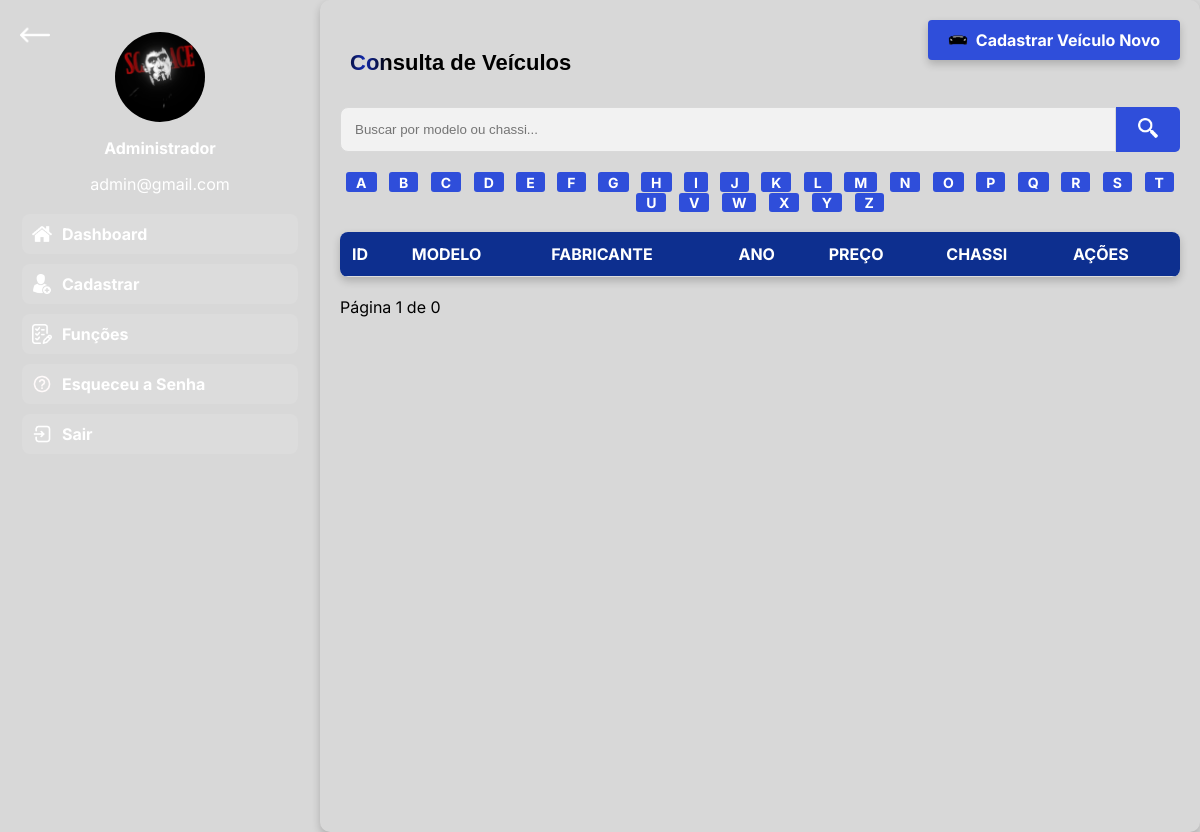
Page /php/consultar_veiculos.php (signed in) on the earlier database version.
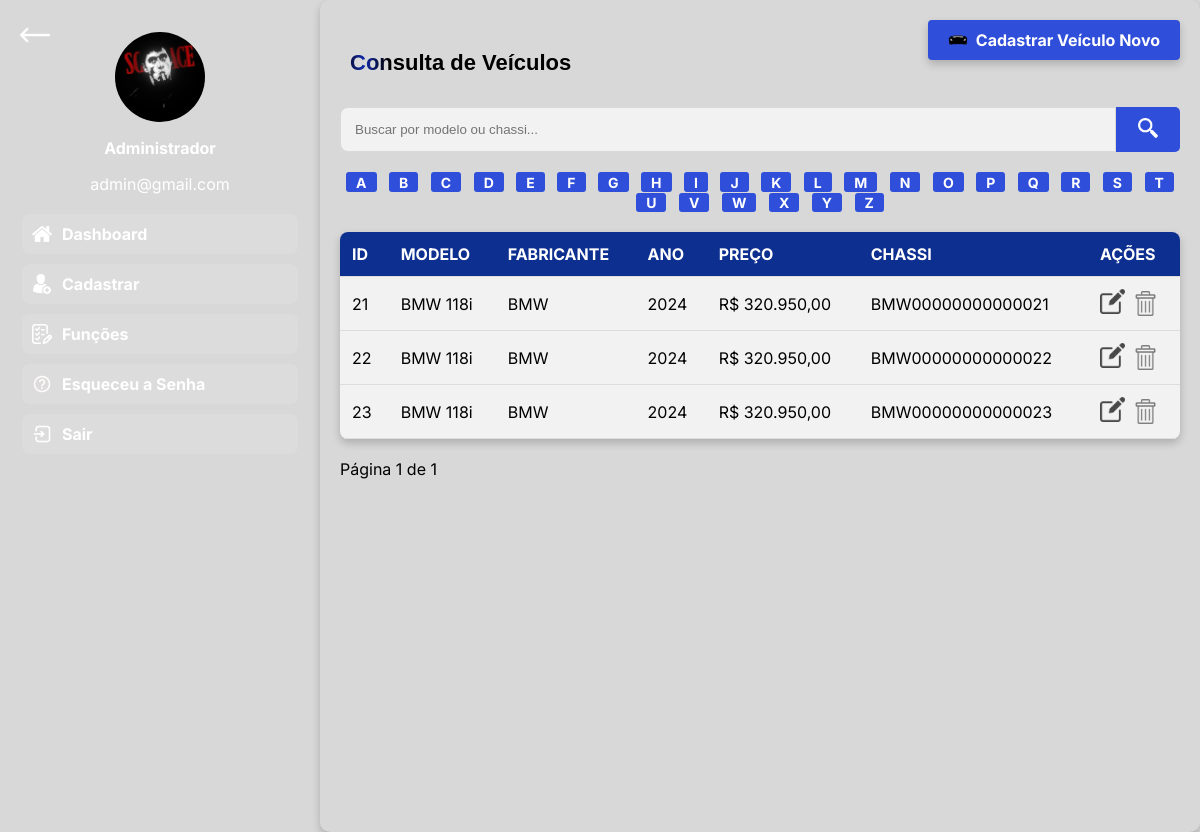
Same page on the later database version.
### tables this page shows
CREATE TABLE `veiculos` (
  `id` int(11) NOT NULL,
  `modelo_id` int(11) NOT NULL,
  `numero_chassi` varchar(100) NOT NULL,
  `status` varchar(20) NOT NULL DEFAULT 'disponivel',
  `id_pagamento` int(11) DEFAULT NULL,
  `tipo_pagamento` varchar(20) DEFAULT NULL
);

CREATE TABLE `modelos` (
  `id` int(11) NOT NULL,
  `modelo` varchar(255) NOT NULL,
  `fabricante` varchar(255) NOT NULL,
  `cor` varchar(50) NOT NULL,
  `ano` int(11) NOT NULL,
  `preco` decimal(10,2) NOT NULL,
  `estoque` int(11) DEFAULT 0
);

### php/consultar_veiculos.php (the view, shortened to what the changed rows need)
<?php
$conn = new mysqli("localhost", "root", "", "sistema_bmw");
$usuario_id = $_SESSION['usuarioId'];
$sql = "SELECT cargo FROM clientes WHERE id = ?";
$stmt = $conn->prepare($sql);
$stmt->bind_param("i", $usuario_id);
$stmt->execute();
$stmt->bind_result($cargo_usuario);
$stmt->fetch();
$veiculos_por_pagina = 10;
$pagina_atual = isset($_GET['pagina']) ? (int)$_GET['pagina'] : 1;
$offset = ($pagina_atual - 1) * $veiculos_por_pagina;
$filtro = isset($_GET['search']) ? $_GET['search'] : '';
$letra_filtro = isset($_GET['letra']) ? $_GET['letra'] : '';
if ($filtro) {
    $sql = "SELECT veiculos.id, modelos.modelo, modelos.fabricante, modelos.ano, modelos.preco, veiculos.numero_chassi
            FROM veiculos
            JOIN modelos ON veiculos.modelo_id = modelos.id
            WHERE (modelos.modelo LIKE ? OR veiculos.numero_chassi LIKE ?) AND veiculos.status = 'disponivel'
            ORDER BY veiculos.id ASC
            LIMIT ?, ?";
    $stmt = $conn->prepare($sql);
    $param = "%$filtro%";
    $stmt->bind_param("ssii", $param, $param, $offset, $veiculos_por_pagina);
} else {
    $sql = "SELECT veiculos.id, modelos.modelo, modelos.fabricante, modelos.ano, modelos.preco, veiculos.numero_chassi
            FROM veiculos
            JOIN modelos ON veiculos.modelo_id = modelos.id
            WHERE veiculos.status = 'disponivel'
            ORDER BY veiculos.id ASC
            LIMIT ?, ?";
    $stmt = $conn->prepare($sql);
    $stmt->bind_param("ii", $offset, $veiculos_por_pagina);
}
$stmt->execute();
$result = $stmt->get_result();
if ($filtro) {
    $sql_total = "SELECT COUNT(*) as total
                FROM veiculos
                JOIN modelos ON veiculos.modelo_id = modelos.id
                WHERE (modelos.modelo LIKE ? OR veiculos.numero_chassi LIKE ?) AND veiculos.status = 'disponivel'";
    $stmt_total = $conn->prepare($sql_total);
    $stmt_total->bind_param("ss", $param, $param);
} else {
    $sql_total = "SELECT COUNT(*) as total FROM veiculos WHERE status = 'disponivel'";
    $stmt_total = $conn->prepare($sql_total);
}
$stmt_total->execute();
$total_result = $stmt_total->get_result()->fetch_assoc();
$total_veiculos = $total_result['total'];
$total_paginas = ceil($total_veiculos / $veiculos_por_pagina);
?>
<!DOCTYPE html>
<html lang="pt-BR">
<head>
    <link rel="stylesheet" href="../css/consultar_clientes.css">
</head>
<body>
    <div class="container">
        <div class="content">
            <h2 class="btn-shine">Consulta de Veículos</h2>
            <div class="letras-filtro">
                <?php foreach (range('A', 'Z') as $letra): ?>
                    <a href="?letra=<?php echo $letra; ?>" <?php echo ($letra == $letra_filtro) ? 'class="selected"' : ''; ?>>
                        <?php echo $letra; ?>
                    </a>
                <?php endforeach; ?>
            </div>
            <table>
                <thead>
                    <tr>
                        <th>ID</th>
                        <th>Modelo</th>
                        <th>Fabricante</th>
                        <th>Ano</th>
                        <th>Preço</th>
                        <th>Chassi</th>
                        <th>Ações</th>
                    </tr>
                </thead>
                <tbody>
                    <?php while ($row = $result->fetch_assoc()): ?>
                        <tr>
                            <td><?php echo $row['id']; ?></td>
                            <td><?php echo $row['modelo']; ?></td>
                            <td><?php echo $row['fabricante']; ?></td>
                            <td><?php echo $row['ano']; ?></td>
                            <td>R$ <?php echo number_format($row['preco'], 2, ',', '.'); ?></td>
                            <td><?php echo $row['numero_chassi']; ?></td>
                            <td style="white-space:nowrap; vertical-align:middle;">
                                <a class="a-btn" href="editar_veiculo.php?id=<?php echo $row['id']; ?>" style="display:inline-block;vertical-align:middle;margin-right:4px;">
                                    <img src="../img/editar.png" alt="Editar" class="btn-editar">
                                </a>
                                <button class="a-btn btn-editar" id="remover-veiculo-<?php echo $row['id']; ?>" data-id="<?php echo $row['id']; ?>" data-modelo="<?php echo htmlspecialchars($row['modelo'], ENT_QUOTES); ?>" style="background:none;border:none;cursor:pointer;text-decoration:none;padding:0;vertical-align:middle;display:inline-block;">
                                    <img src="../img/lixeira.png" alt="Remover" class="btn-editar">
                                </button>
                            </td>
                        </tr>
                    <?php endwhile; ?>
                </tbody>
            </table>
            <div class="paginacao">
                <span>Página <?php echo $pagina_atual; ?> de <?php echo $total_paginas; ?></span>
            </div>
        </div>
    </div>
</body>
</html>

Differences in the rows shown:
added veiculos: id "21", modelo.modelo "BMW 118i", modelo.fabricante "BMW", modelo.ano "2024", modelo.preco "320.950,00", numero_chassi "BMW00000000000021"
added veiculos: id "22", modelo.modelo "BMW 118i", modelo.fabricante "BMW", modelo.ano "2024", modelo.preco "320.950,00", numero_chassi "BMW00000000000022"
added veiculos: id "23", modelo.modelo "BMW 118i", modelo.fabricante "BMW", modelo.ano "2024", modelo.preco "320.950,00", numero_chassi "BMW00000000000023"
Other differences:
$total_paginas: "0" → "1"
